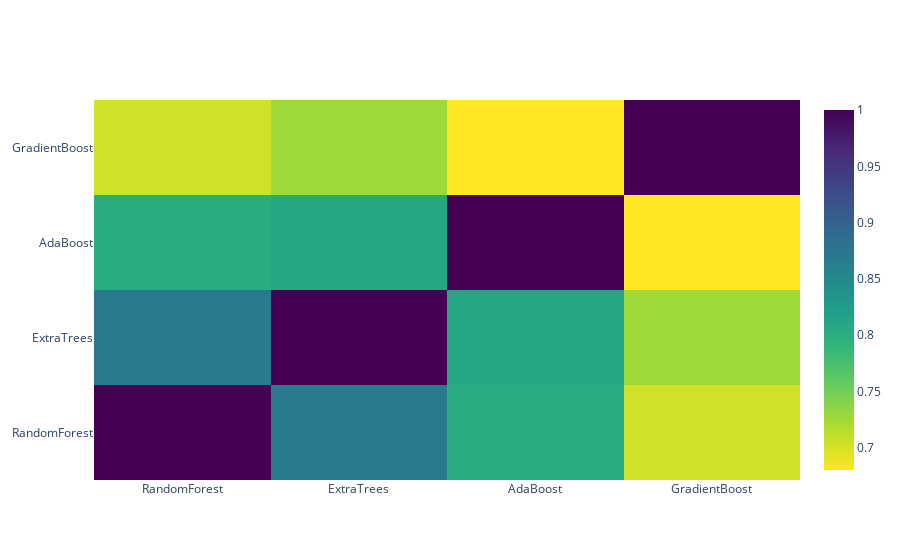

The code cell stored with this chart in its notebook:
### Markdown cell above
**Correlation Heatmap of the Second Level Training set**

### Code cell
data = [
    go.Heatmap(
        z= base_predictions_train.astype(float).corr().values ,
        x=base_predictions_train.columns.values,
        y= base_predictions_train.columns.values,
          colorscale='Viridis',
            showscale=True,
            reversescale = True
    )
]
plo.iplot(data, filename='labelled-heatmap')

### Figure 1 — Plotly figure (JSON) as saved in the notebook; plotly's stock layout.template omitted (floating-point values rounded to 4 significant figures)
{"data": [{"colorscale": [[0, "#440154"], [0.1111, "#482878"], [0.2222, "#3e4989"], [0.3333, "#31688e"], [0.4444, "#26828e"], [0.5556, "#1f9e89"], [0.6667, "#35b779"], [0.7778, "#6ece58"], [0.8889, "#b5de2b"], [1, "#fde725"]], "reversescale": true, "showscale": true, "x": ["RandomForest", "ExtraTrees", "AdaBoost", "GradientBoost"], "y": ["RandomForest", "ExtraTrees", "AdaBoost", "GradientBoost"], "z": [[1, 0.8689, 0.8037, 0.7023], [0.8689, 1, 0.8116, 0.727], [0.8037, 0.8116, 1, 0.6803], [0.7023, 0.727, 0.6803, 1]], "type": "heatmap"}], "layout": {}}
